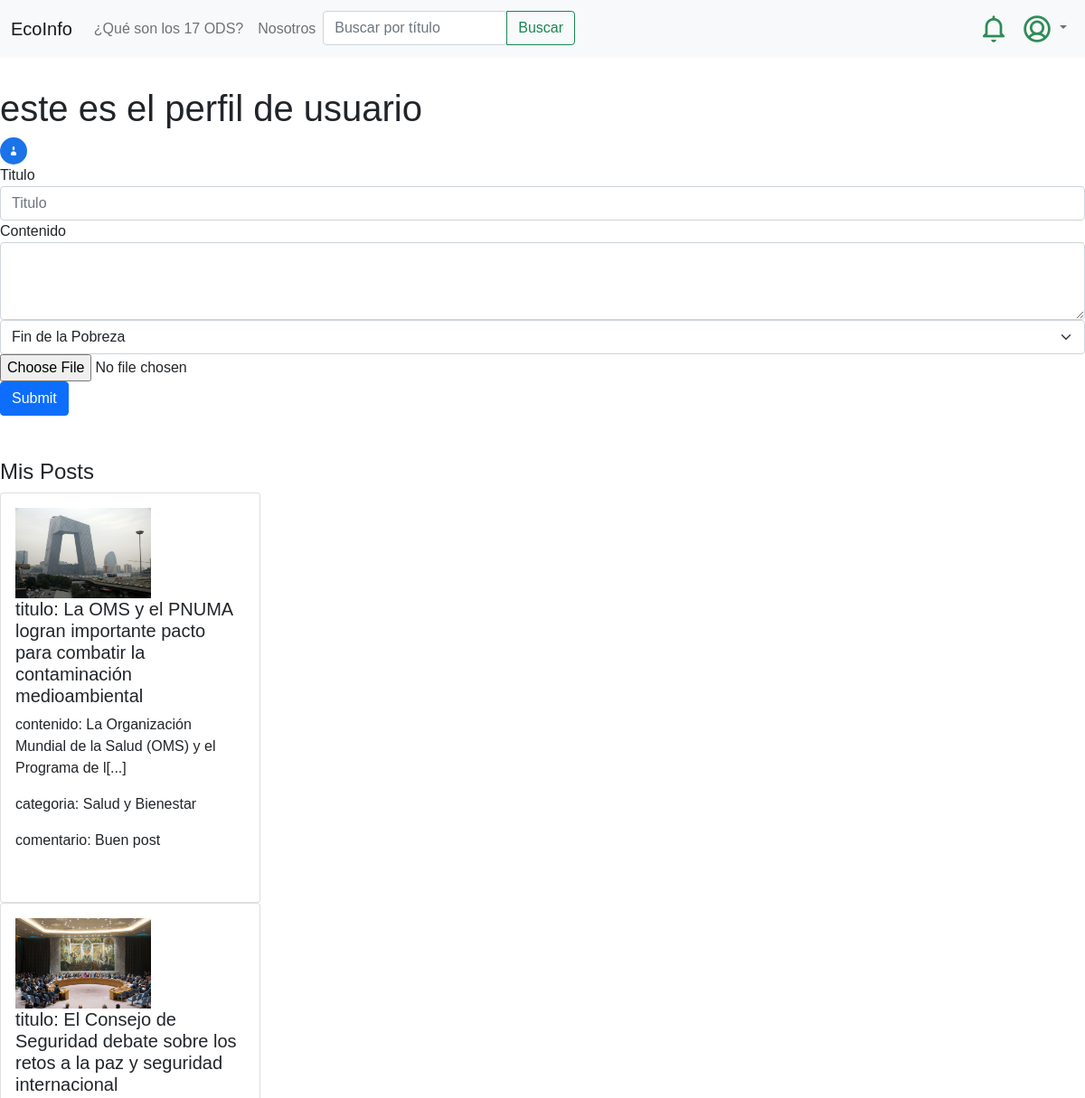
The page /perfil_usuario/ (signed in, upper part) on the database as committed earlier.
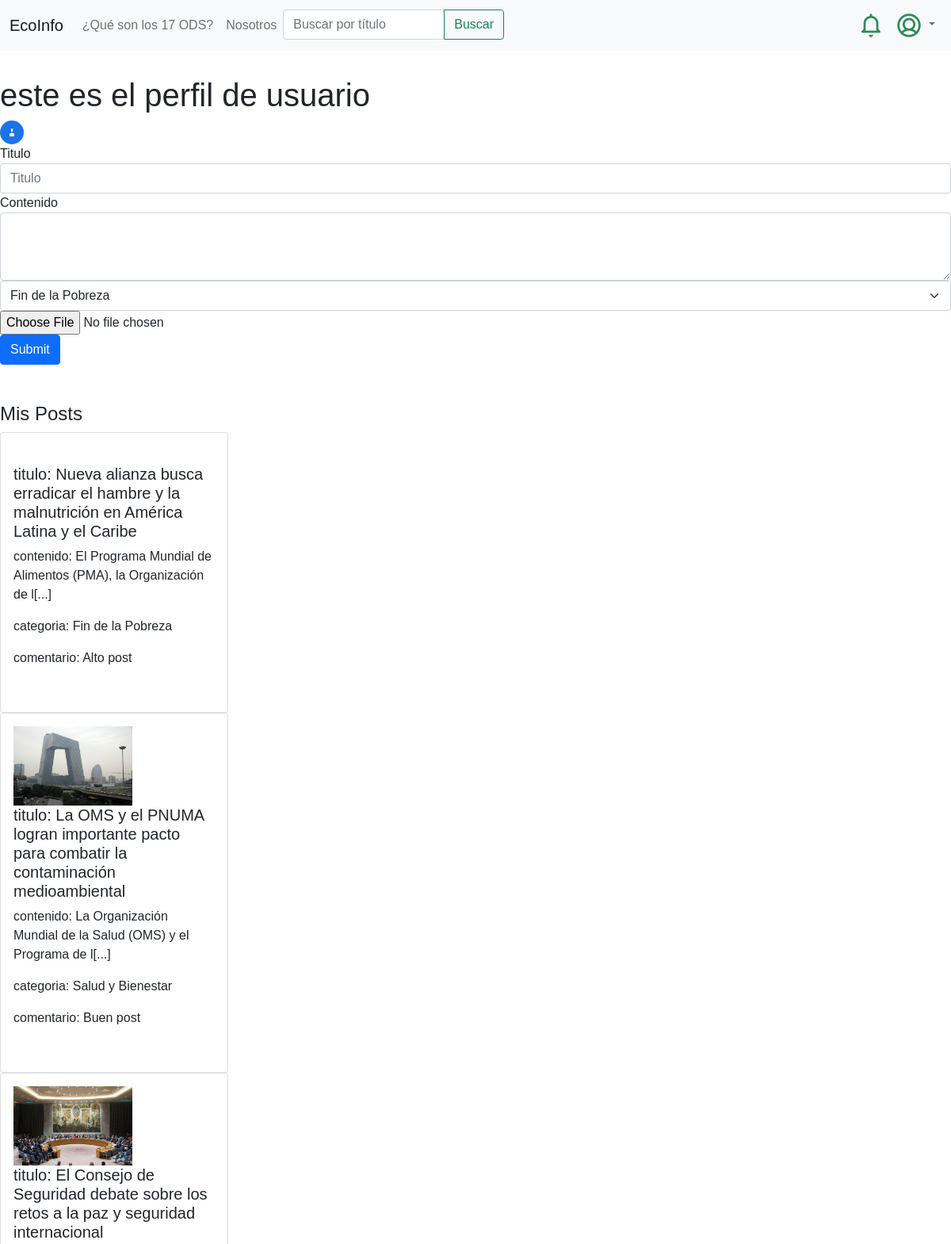
The same page on the database as committed later.
### feed/models.py (models this page shows, shortened)
class post(models.Model):
    posteador = models.ForeignKey(User, on_delete=models.CASCADE, null=True)
    titulo = models.CharField(max_length=100)
    contenido = models.TextField()
    pre_contenido = models.TextField()
    categoria = models.ForeignKey(categoria, on_delete=models.CASCADE,  default=1, null=False)
    creado_en = models.DateTimeField(auto_now_add=True)
    actualizado_en = models.DateTimeField(auto_now=True)
    me_gusta = models.IntegerField(default=0)
    no_megusta = models.IntegerField(default=0)
    imagen = models.FileField(upload_to='imagenes_posts', default='post_default.jpg')
    visitas = models.IntegerField(default=0)

class categoria(models.Model):
    name = models.CharField(max_length=50)
    imagen = models.ImageField(upload_to='categoria',default='categoria_default.png')
    def __str__(self):
        return self.name

class comentario(models.Model):
    post = models.ForeignKey(post, on_delete=models.CASCADE)
    comentador = models.ForeignKey(User, on_delete=models.CASCADE, null=True)
    nombre_comentador = models.CharField(max_length=50, null=True)
    contenido = models.TextField()
    creado_en = models.DateTimeField(auto_now_add=True)
    actualizado_en = models.DateTimeField(auto_now=True)
    aprobado = models.BooleanField(default=False)

### feed/views.py (the view)
# urls.py: path('perfil_usuario/',views.perfil_usuario, name='perfil_usuario'),
@login_required
def perfil_usuario(request):
    notif_user = notificaciones.objects.filter(post__posteador_id=request.user.id ).exclude(usuario_id = request.user.id).order_by('creado_en').reverse()[:10]
    mis_posteos = post.objects.filter(posteador_id=request.user.id).order_by('creado_en').reverse()
    mis_categorias = categoria.objects.filter(id__in = mis_posteos )
    mis_comentarios = comentario.objects.filter(comentador_id=request.user.id).order_by('creado_en').reverse()
    categorias = categoria.objects.all()
    usuario_actual = usuario.objects.get( usuario_fk_id =request.user.id)
    contexto = {'mis_posteos':mis_posteos, 'mis_comentarios':mis_comentarios, 'categorias':categorias, 'notif_user':notif_user, 'mis_categorias':mis_categorias, 'usuario_actual':usuario_actual}
    return render(request,"perfil_usuario.html",contexto)

### feed/templates/perfil_usuario.html (shortened to what this page needs)
{% extends "base.html" %}
{% block content %}
<br><br><br>
    <h1>este es el perfil de usuario</h1>
    {% if  user.is_authenticated %}
    <img src="{{usuario_actual.foto.url }}" style="width: 30px; height: 30px; border-radius: 30px;" >
    {% endif %}
    <form action="{% url 'agregar_post' %} " method="POST"  enctype="multipart/form-data"> {% csrf_token %}
        <div class="form-group">
            <label for="titulo">Titulo</label>
            <input type="text" class="form-control" id="txttitulo" name="txttitulo" placeholder="Titulo">
        </div>
        <div class="form-group">
            <label for="contenido">Contenido</label>
            <textarea class="form-control" id="txtcontenido" name="txtcontenido" rows="3"></textarea>
        </div>
        <div class="form-group">
            <select class="form-gourp form-select" name="txtcategoria" id="txtcategoria" required>
                {% for categoria in categorias %}
                    <option value="{{categoria.id}}" >{{categoria.name}}</option>
                {% endfor %}
              </select>
        </div>
        <div >
            <input type="file" id="txtimagen"  name="txtimagen">
        </div>
        <button type="submit" class="btn btn-primary">Submit</button>
    </form>
     <br>
     <br>
     <h4>Mis Posts</h4>
     {% for post in mis_posteos %}
     <div class="card" style="width: 18rem;">
         <div class="card-body">
            <img src="{{post.imagen.url}}" alt="{{post.tipo_17_ODS}}" style="width:150px;">
             <h5 class="card-title">titulo: {{ post.titulo }}</h5>
             <p class="card-text">contenido: {{ post.pre_contenido }}</p>
             <p class="card-text">  categoria: {{post.categoria}} </p>
             {% for comentario in mis_comentarios %}
             {% if comentario.post_id == post.id %}
                 <p class="card-text">comentario: {{ comentario.contenido }}</p>
             {% endif %}
             {% endfor %}
             <br>
         </div>
     </div>
 {% endfor %}
{% endblock %}

Rows that differ between the two databases and show on the page:
added post: titulo "Nueva alianza busca erradicar el hambre y la malnutrición en América Latina y el Caribe", pre_contenido "El Programa Mundial de Alimentos (PMA), la Organización de l[...]", categoria "Fin de la Pobreza"
added comentario: contenido "Alto post", shown under "El Programa Mundial de Alimentos (PMA), la Organización de l[...]"
